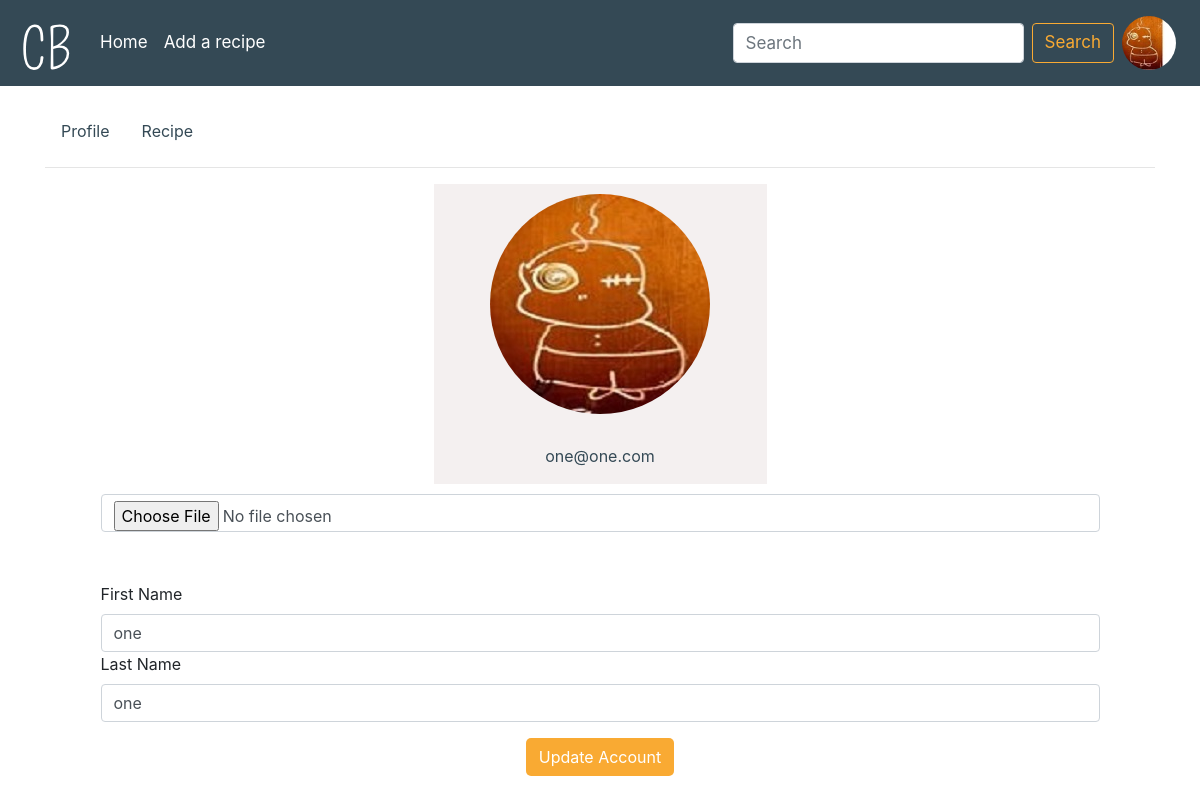
/account (signed in), run on the app's committed database.
### my_project/sign_up/models.py (models this page shows, shortened)
class UserInfo(db.Model):
    __tablename__ = 'usersinfo'
    user_id = db.Column(db.Integer, primary_key=True)
    first_name = db.Column(db.String(80), nullable=False)
    last_name = db.Column(db.String(80), nullable=False)
    email = db.Column(db.Integer, db.ForeignKey('users.email'),
        nullable=False)
    profile_image = db.Column(db.String(80), nullable=False, default='default.png')
    user = db.relationship('User',backref=db.backref('usersinfo', lazy=True, cascade="all,delete"))

### my_project/account/view.py (the view)
@account_view_bp.route('/account', methods=['GET', 'POST'])
@login_required
def account_view():
    form = UpdateAccount()
    from my_project.current_username import user_name
    user_info = UserInfo.query.filter_by(email=current_user.email).first()
    blogs_list = Blog.query.order_by(desc(Blog.date)).filter_by(email=current_user.email).all()
    if form.validate_on_submit():
        first_name = form.first_name.data
        last_name = form.last_name.data
        email = form.email.data # disabled
        print(current_user.email)
        print("On subbmit")
        print(form.profile_pic.data)
        if form.profile_pic.data:
            print(form.profile_pic.data)
            pic = add_profile_pic(pic_upload=form.profile_pic.data, email=current_user.email)
            user_info.profile_image = pic
            print("Image uploaded")
        user_info.first_name = first_name
        user_info.last_name = last_name
        db.session.add(user_info)
        db.session.commit()
        return redirect(url_for('blog_bp.view_blogs'))
    elif request.method == "GET":
        form.first_name.data = user_info.first_name
        form.email.data = current_user.email
        form.last_name.data = user_info.last_name
    return render_template('account/update_account.html', form=form, user_info=user_info, blogs_list=blogs_list, profile_image=user_name())

### my_project/account/forms.py
class UpdateAccount(FlaskForm):
    first_name = StringField("First Name")
    last_name = StringField("Last Name")
    email = StringField("Email")
    old_password = PasswordField("Password")
    new_password = PasswordField("New Password", validators=[EqualTo('con_password', message="Password must match!!!")])
    con_password = PasswordField("Confirm Password")
    profile_pic = FileField('Update Profile Pic')
    submit = SubmitField("Update Account")

### my_project/current_username.py (called while the page is built)
def user_name():
    userinfo = UserInfo.query.filter_by(email=current_user.email).first()
    return userinfo.profile_image

### my_project/sign_up/models.py (called while the page is built)
@login_manager.user_loader
def load_user(user_id):
    return User.query.get(user_id)

### my_project/account/templates/account/update_account.html (shortened to what this page needs)
 {% extends "base.html" %} {% block content %}
<div class="tab-container-center">
    <div class="classic-tabs">
        <ul class="nav tab" id="myClassicTab" role="tablist">
            <li class="nav-item">
                <a class="nav-link active" id="profile-tab-classic" data-toggle="tab" href="#profile-classic" role="tab" aria-controls="profile-classic" aria-selected="true" tabindex="1">Profile</a>
            </li>
            <li class="nav-item">
                <a class="nav-link" id="follow-tab-classic" data-toggle="tab" href="#recipe-classic" role="tab" aria-controls="recipe-classic" aria-selected="false" tabindex="2">Recipe</a>
            </li>
        </ul>
        <hr>
        <div class="tab-content" id="myClassicTabContent">
            <div class="tab-pane fade active show" id="profile-classic" role="tabpanel" aria-labelledby="profile-tab-classic">
                <div class="container-profile">
                    <div class="profile-div">
                        <picture>
                            <source media="(min-width: 900px)" srcset="{{url_for('static', filename='profile_pics_220by220/'+user_info.profile_image)}}">
                            <source media="(min-width: 700px)" srcset="{{url_for('static', filename='profile_pics_200by200/'+user_info.profile_image)}}">
                            <source media="(min-width: 360px)" srcset="{{url_for('static', filename='profile_pics_128by128/'+user_info.profile_image)}}">
                            <img src="{{url_for('static', filename='profile_pics_128by128/'+user_info.profile_image)}}" id="profile-img" alt="profile image">
                            <p id="user_email">{{user_info.email}}</p>
                        </picture>
                    </div>
                    <div class="account-div">
                        <form class="form-row" method="POST" enctype="multipart/form-data">
                            <div class="form-group">
                                {{ form.profile_pic(class="form-control", onchange="readURL(this);")}}
                                <div class="user-details">
                                    {{form.first_name.label(class="padded_label")}} {{ form.first_name(class=" form-control ", value= user_info.first_name) }} {{form.last_name.label(class="padded_label")}} {{ form.last_name(class="form-control ", value=user_info.last_name) }}
                                </div>
                            </div>
                            <div class="update-btn">
                                {{ form.submit(class_="btn", id="submit_btn")}}
                            </div>
                        </form>
                    </div>
                </div>
            </div>
        </div>
    </div>
</div>
{% endblock %}

### my_project/templates/base.html (shortened to what this page needs)
<html lang="en">
<head>
    <link rel="stylesheet" href="https://stackpath.bootstrapcdn.com/bootstrap/4.4.1/css/bootstrap.min.css">
    <link rel="stylesheet" href="{{ url_for('static', filename='css/main.css') }}">
</head>
<body>
    <div class="container">
        <nav class="navbar fixed-top navbar-expand-lg navbar-dark">
            <a class="navbar-brand" href="{{url_for('blog_bp.view_blogs')}}"><img src="/static/logos/ChefBook_Nav_Logo.svg" width="30" height="30" class="d-inline-block align-top" alt="ChefBook"></a>
            <div class="collapse navbar-collapse" id="collapse_target">
                <ul class="navbar-nav mr-auto">
                    <li class="nav-item">
                        <a class="nav-link" href="{{url_for('blog_bp.view_blogs')}}">Home</a>
                    </li>
                    {% if current_user.is_authenticated %}
                    <li class="nav-item">
                        <a class="nav-link" href="{{url_for('blog_bp.create_blog')}}">Add a recipe</a>
                    </li>
                    {% endif %}
                </ul>
                <form class="form-inline my-2 my-lg-0">
                    <input class="form-control mr-sm-2" type="search" placeholder="Search" aria-label="Search" id="search-input">
                    <button class="btn btn-outline-success my-2 my-sm-0" id="search-btn" type="submit">Search</button>
                </form>
                <ul class="navbar-nav">
                    <li class="nav-item dropdown">
                        <img class="nav-link dropdown-toggle profile_image" href="#" src="{{url_for('static', filename='profile_pics_70by70/'+profile_image)}}" data-target="dropdown_target" role="button" data-toggle="dropdown" aria-haspopup="true" aria-expanded="false">
                    </li>
                </ul>
            </div>
        </nav>
        {% block content %}{% endblock %}
    </div>
</body>
</html>

### my_project/static/css/main.css (style rules this page uses)
:root { --primary-color: #344955; --primmary-dark-color: #232F34; --primary-light-color: #4A6572; --secondary-color: #F9AA33; --small-screen-font-size: 16px; --med-screen-font-size: 17px; --big-screen-font-size: 20px; --heading-font-size: 24px; }
html, body { width: 100%; }
.container { width: 100%; height: 100%; display: flex; align-self: center; }
nav { background-color: var(--primary-color); }
nav>div#collapse_target>ul>li>a { color: white; }
#search-btn { border-color: var(--secondary-color); color: var(--secondary-color); font-size: var(--small-screen-font-size); }
img.profile_image { width: 70px; height: 70px; border-radius: 50%; }
.classic-tabs { flex-basis: 100%; margin-top: 20%; }
.classic-tabs>ul>li>a { color: var(--primary-color); }
.container-profile { display: flex; flex-direction: column; }
.container-profile>div.profile-div { flex-basis: 100%; display: flex; justify-content: space-around; }
.container-profile>div.profile-div>picture { flex-basis: 50%; margin: auto; display: flex; justify-content: space-around; flex-direction: column; background-color: hsl(0, 17%, 95%); align-content: center; height: 200px; }
.container-profile>div.profile-div>picture>img { margin: auto; margin-top: 10px; flex-basis: 50%; border-radius: 50%; width: 128px; max-height: 128px; background: center; }
.container-profile>div.profile-div>picture>p { margin-top: 10px; text-align: center; color: var(--primary-color); }
.account-div { display: flex; justify-content: space-around; }
.account-div>form { flex-basis: 90%; margin: auto; margin-top: 10px; display: flex; }
.account-div>form>div.form-group { flex-basis: 100%; }
.account-div>form>div.form-group>div.user-details { margin-top: 5%; }
.account-div>form>div.update-btn { flex-basis: fill; background-color: var(--secondary-color); margin: auto; border-radius: 5px; }
#submit_btn { color: white; }
@media screen and (min-width:700px) { .container>div.tab-container-center { margin-top: -10%; flex-basis: 100%; } }
@media screen and (min-width:700px) { .container-profile>div.profile-div>picture { flex-basis: 35%; height: 280px; } }
@media screen and (min-width:700px) { .container-profile>div.profile-div>picture>img { width: 200px; max-height: 200px; } }
@media screen and (min-width:900px) { nav>a>img { width: 60px; height: 60px; } }
@media screen and (min-width:900px) { #search-btn { font-size: var(--med-screen-font-size); } }
@media screen and (min-width:900px) { #search-input { font-size: var(--med-screen-font-size); color: var(--secondary-color); } }
@media screen and (min-width:900px) { nav>div#collapse_target>ul>li>a { font-size: var(--med-screen-font-size); } }
@media screen and (min-width:900px) { .container-profile>div.profile-div>picture { flex-basis: 30%; height: 300px; } }
@media screen and (min-width:900px) { .container-profile>div.profile-div>picture>img { width: 220px; max-height: 220px; } }

### data on the page
UserInfo: profile_image (picture), email "one@one.com", first_name "one", last_name "one"
